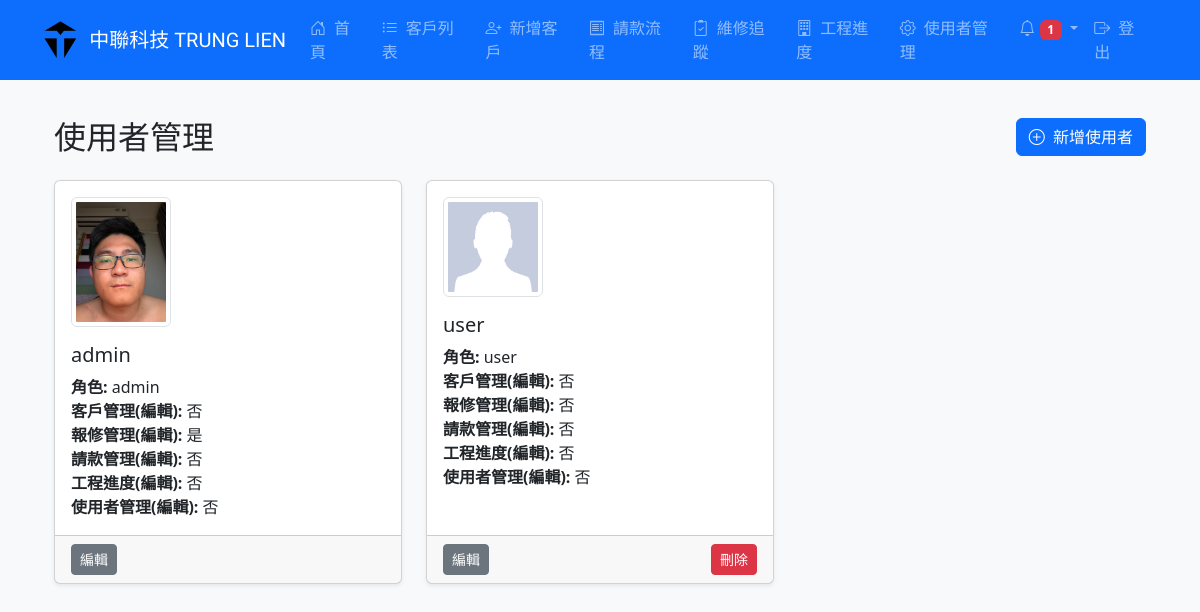
Page /manage_users (signed in) on the committed database.
### tables this page shows
CREATE TABLE users (
                id INTEGER PRIMARY KEY AUTOINCREMENT,
                username TEXT NOT NULL UNIQUE,
                password TEXT NOT NULL,
                role TEXT NOT NULL,
                can_modify_customers INTEGER DEFAULT 0,
                can_edit_repairs INTEGER DEFAULT 0,
                can_add_repairs INTEGER DEFAULT 0,
                can_delete_repairs INTEGER DEFAULT 0
            , avatar TEXT, line_id TEXT);

### app.py (the view)
@app.route('/manage_users')
@admin_required
def manage_users():
    conn = get_db()
    try:
        users = conn.execute("SELECT * FROM users ORDER BY id ASC").fetchall()
        return render_template("manage_users.html", users=users)
    except Exception as e:
        flash("读取用户数据失败: " + str(e), "danger")
        return redirect(url_for('home'))
    finally:
        conn.close()

### app.py (called while the page is built)
def get_db():
    conn = sqlite3.connect('customer.db')
    conn.row_factory = sqlite3.Row
    conn.execute('PRAGMA foreign_keys = ON')
    return conn

def admin_required(f):
    @wraps(f)
    def decorated_function(*args, **kwargs):
        user = session.get('user')
        if not user or user.get('role') != 'admin':
            flash("僅管理者有此操作權限", "danger")
            return redirect(url_for('home'))
        return f(*args, **kwargs)
    return decorated_function

### templates/manage_users.html (shortened to what this page needs)
{% extends "base.html" %}
{% block content %}
<div class="container mt-4">
  <div class="d-flex flex-column flex-md-row justify-content-between align-items-center mb-4">
    <h2 class="mb-3 mb-md-0">使用者管理</h2>
    <a href="{{ url_for('add_user') }}" class="btn btn-primary">
      <i class="bi bi-plus-circle me-1"></i> 新增使用者
    </a>
  </div>
  {% if users %}
  <div class="row row-cols-1 row-cols-sm-2 row-cols-md-3 g-4">
    {% for user in users %}
      <div class="col">
        <div class="card h-100 shadow-sm">
          <div class="card-body">
            {% if user.avatar %}
              <img src="{{ url_for('uploaded_file', filename=user.avatar) }}" alt="{{ user.username }} 的頭像" class="img-thumbnail mb-3" style="max-width:100px;">
            {% else %}
              <img src="{{ url_for('static', filename='images/default_avatar.png') }}" alt="預設頭像" class="img-thumbnail mb-3" style="max-width:100px;">
            {% endif %}
            <h5 class="card-title">{{ user.username }}</h5>
            <p class="card-text">
              <strong>角色:</strong> {{ user.role }}<br>
              <strong>客戶管理(編輯):</strong> {{ '是' if user.can_edit_customers == 1 else '否' }}<br>
              <strong>報修管理(編輯):</strong> {{ '是' if user.can_edit_repairs == 1 else '否' }}<br>
              <strong>請款管理(編輯):</strong> {{ '是' if user.can_edit_billing == 1 else '否' }}<br>
              <strong>工程進度(編輯):</strong> {{ '是' if user.can_edit_progress == 1 else '否' }}<br>
              <strong>使用者管理(編輯):</strong> {{ '是' if user.can_edit_users == 1 else '否' }}
            </p>
          </div>
          <div class="card-footer d-flex justify-content-between">
            <a href="{{ url_for('edit_user', id=user.id) }}" class="btn btn-sm btn-secondary">編輯</a>
            {% if session.get('user') and session.user.id != user.id %}
            <form action="{{ url_for('delete_user', id=user.id) }}" method="POST" class="d-inline">
              <button type="submit" class="btn btn-sm btn-danger" onclick="return confirm('確定要刪除此使用者嗎？')">刪除</button>
            </form>
            {% endif %}
          </div>
        </div>
      </div>
    {% endfor %}
  </div>
  {% else %}
    <div class="alert alert-warning text-center" role="alert">
      目前沒有使用者資料。
    </div>
  {% endif %}
</div>
{% endblock %}

### templates/base.html (style rules this page uses)
body { padding-top: 70px; }

### rows in the picture
users: avatar (picture), username "admin", role "admin", can_edit_customers "否", can_edit_repairs "是", can_edit_billing "否", can_edit_progress "否", can_edit_users "否"
users: username "user", role "user", can_edit_customers "否", can_edit_repairs "否", can_edit_billing "否", can_edit_progress "否", can_edit_users "否"

### other values in the picture
{{ notifications|length }} "1"
